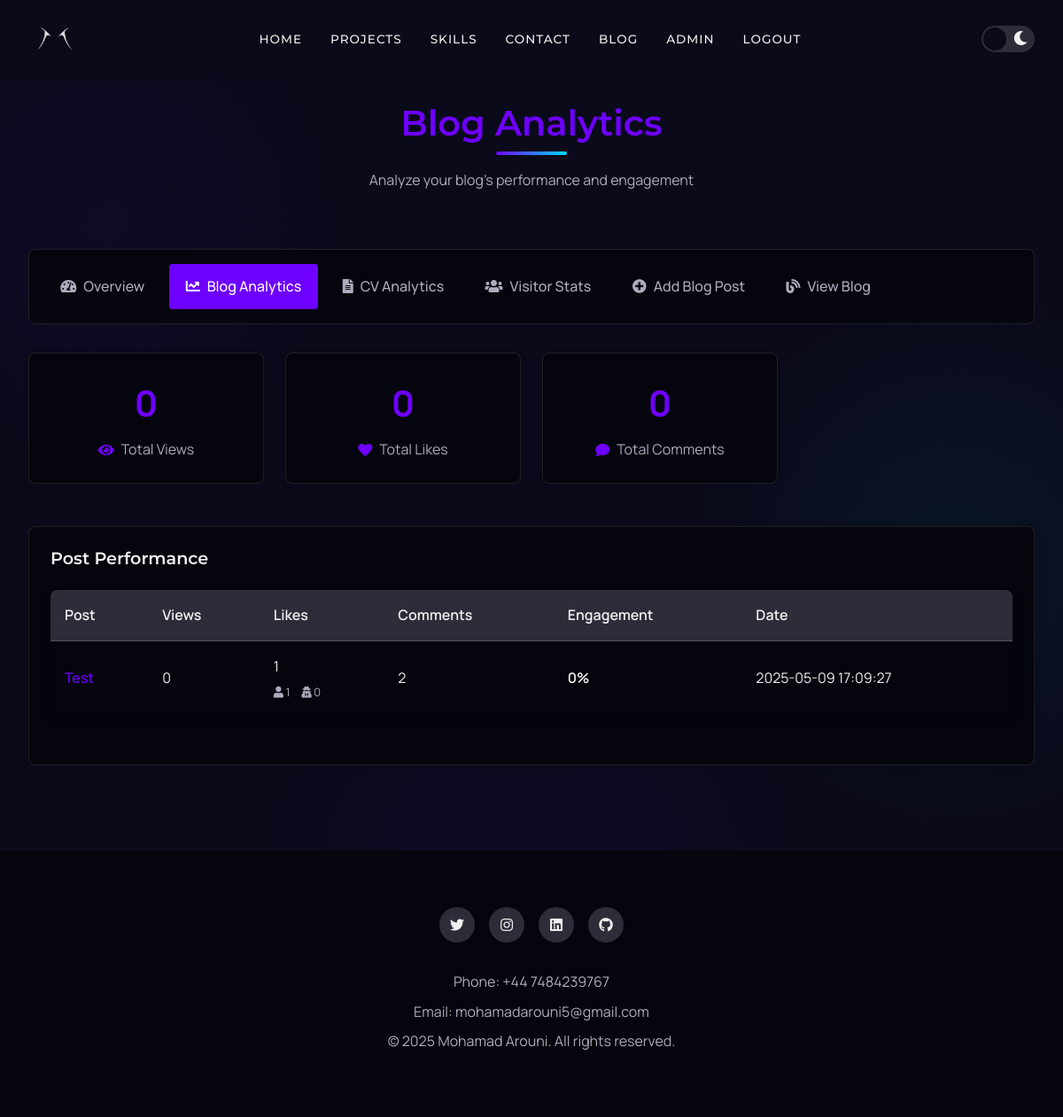
Screenshot of /admin/blog-analytics (signed in) with the database file from the repository.
### tables this page shows
CREATE TABLE posts (
    id INTEGER PRIMARY KEY AUTOINCREMENT,
    title TEXT NOT NULL,
    content TEXT NOT NULL,
    user_id INTEGER,
    view_count INTEGER DEFAULT 0,
    created_at TIMESTAMP DEFAULT CURRENT_TIMESTAMP,
    FOREIGN KEY (user_id) REFERENCES users(id) ON DELETE SET NULL
);

### app.py (the view)
@app.route('/admin/blog-analytics')
@login_required
@admin_required
def blog_analytics():
    analytics = Post.get_analytics()
    return render_template('admin/blog_analytics.html', analytics=analytics)

### app.py (called while the page is built)
def login_required(f):
    @wraps(f)
    def decorated_function(*args, **kwargs):
        if 'user_id' not in session:
            return redirect(url_for('login'))
        return f(*args, **kwargs)
    return decorated_function

def admin_required(f):
    @wraps(f)
    def decorated_function(*args, **kwargs):
        if 'role' not in session or session['role'] != 'admin':
            return redirect(url_for('home'))
        return f(*args, **kwargs)
    return decorated_function

@app.before_request
def load_logged_in_user():
    g.user = None
    user_id = session.get('user_id')
    if user_id:
        g.user = User.get_by_id(user_id)
    if not request.path.startswith('/static') and not request.path.startswith('/admin'):
        ip = request.environ.get('HTTP_X_FORWARDED_FOR', request.remote_addr)
        VisitorStat.record_visit(ip, request.path)

@app.context_processor
def inject_current_year():
    return {"current_year": datetime.now().year}

### db_init.py (called while the page is built)
def get_db_connection():
    conn = sqlite3.connect(DB_PATH)
    conn.row_factory = sqlite3.Row
    conn.execute('PRAGMA foreign_keys = ON')
    return conn

### models.py (called while the page is built)
    @staticmethod
    def get_by_id(user_id):
        conn = get_db_connection()
        user = conn.execute('SELECT * FROM users WHERE id = ?', (user_id,)).fetchone()
        conn.close()
        return dict(user) if user else None

### templates/admin/blog_analytics.html (shortened to what this page needs)
{% extends 'admin/base_admin.html' %}
{% set active_page = 'blog_analytics' %}
{% block admin_header %}Blog Analytics{% endblock %}
{% block admin_description %}Analyze your blog's performance and engagement{% endblock %}
{% block admin_content %}
<div class="analytics-content">
    <div class="summary-cards">
        <div class="summary-card">
            <div class="summary-value total-views">
                {% set total_views = 0 %}
                {% for post in analytics %}
                    {% set total_views = total_views + post.view_count %}
                {% endfor %}
                {{ total_views }}
            </div>
            <div class="summary-label">
                <i class="fas fa-eye"></i> Total Views
            </div>
        </div>
        <div class="summary-card">
            <div class="summary-value total-likes">
                {% set total_likes = 0 %}
                {% for post in analytics %}
                    {% set total_likes = total_likes + post.total_likes %}
                {% endfor %}
                {{ total_likes }}
            </div>
            <div class="summary-label">
                <i class="fas fa-heart"></i> Total Likes
            </div>
        </div>
        <div class="summary-card">
            <div class="summary-value total-comments">
                {% set total_comments = 0 %}
                {% for post in analytics %}
                    {% set total_comments = total_comments + post.comment_count %}
                {% endfor %}
                {{ total_comments }}
            </div>
            <div class="summary-label">
                <i class="fas fa-comment"></i> Total Comments
            </div>
        </div>
    </div>
    <div class="analytics-table-container">
        <h3>Post Performance</h3>
        <table class="analytics-table">
            <thead>
                <tr>
                    <th>Post</th>
                    <th>Views</th>
                    <th>Likes</th>
                    <th>Comments</th>
                    <th>Engagement</th>
                    <th>Date</th>
                </tr>
            </thead>
            <tbody>
                {% for post in analytics %}
                <tr>
                    <td class="post-title">
                        <a href="{{ url_for('view_post', post_id=post.id) }}" target="_blank">
                            {{ post.title }}
                        </a>
                    </td>
                    <td>{{ post.view_count }}</td>
                    <td>
                        {{ post.total_likes }}
                        <div class="like-breakdown">
                            <span><i class="fas fa-user"></i> {{ post.registered_likes }}</span>
                            <span><i class="fas fa-user-secret"></i> {{ post.anonymous_likes }}</span>
                        </div>
                    </td>
                    <td>{{ post.comment_count }}</td>
                    <td class="engagement-rate">
                        {% if post.view_count > 0 %}
                            {% set engagement = ((post.total_likes + post.comment_count) / post.view_count * 100) | round(1) %}
                            {{ engagement }}%
                        {% else %}
                            0%
                        {% endif %}
                    </td>
                    <td>{{ post.created_at }}</td>
                </tr>
                {% endfor %}
            </tbody>
        </table>
    </div>
</div>
{% endblock %}

### static/css/main.css (style rules this page uses)
:root { --primary: #6e00ff; --primary-dark: #5200bd; --primary-light: #8b40ff; --secondary: #00e0ff; --secondary-dark: #00b2cc; --secondary-light: #40e9ff; --dark: #0a0a1a; --darker: #05050d; --light: #f0f0f0; --mid: #acacbe; --gray: #2d2d3a; --success: #00e676; --warning: #ff9100; --error: #ff3d71; --gradient-primary: linear-gradient(135deg, var(--primary), var(--secondary)); --gradient-dark: linear-gradient(135deg, var(--dark), var(--gray)); --gradient-card: linear-gradient(145deg, rgba(255,255,255,0.05), rgba(0,0,0,0.1)); --font-primary: 'Manrope', sans-serif; --font-secondary: 'Montserrat', sans-serif; --font-accent: 'Playfair Display', serif; --shadow-small: 0 2px 8px rgba(0, 0, 0, 0.15); --shadow-medium: 0 4px 16px rgba(0, 0, 0, 0.2); --shadow-large: 0 8px 32px rgba(0, 0, 0, 0.25); --shadow-neon: 0 0 10px rgba(110, 0, 255, 0.6), 0 0 20px rgba(110, 0, 255, 0.3); --shadow-neon-secondary: 0 0 10px rgba(0, 224, 255, 0.6), 0 0 20px rgba(0, 224, 255, 0.3); --spacing-xs: 0.25rem; --spacing-sm: 0.5rem; --spacing-md: 1rem; --spacing-lg: 2rem; --spacing-xl: 4rem; --radius-sm: 4px; --radius-md: 8px; --radius-lg: 16px; --radius-round: 50%; --transition-fast: 0.2s ease; --transition-medium: 0.3s ease; --transition-slow: 0.5s ease; --z-negative: -1; --z-normal: 1; --z-tooltips: 10; --z-fixed: 100; --z-modal: 1000; }
body { --bg-primary: var(--dark); --bg-secondary: var(--darker); --bg-element: var(--gray); --text-primary: var(--light); --text-secondary: var(--mid); --border-color: rgba(255, 255, 255, 0.1); background-color: var(--bg-primary); color: var(--text-primary); }
*, *::before, *::after { margin: 0; padding: 0; box-sizing: border-box; }
html { font-size: 16px; scroll-behavior: smooth; overflow-x: hidden; }
body { font-family: var(--font-primary); line-height: 1.6; min-height: 100vh; overflow-x: hidden; background-color: var(--bg-primary); background-image: radial-gradient(circle at 10% 20%, rgba(110, 0, 255, 0.05) 0%, transparent 20%), radial-gradient(circle at 90% 50%, rgba(0, 224, 255, 0.05) 0%, transparent 25%), radial-gradient(circle at 50% 80%, rgba(110, 0, 255, 0.05) 0%, transparent 30%); transition: background-color var(--transition-medium); }
h1, h2, h3, h4, h5, h6 { font-family: var(--font-secondary); line-height: 1.2; font-weight: 600; margin-bottom: var(--spacing-md); }
h3 { font-size: 1.75rem; }
a { color: var(--primary-light); text-decoration: none; transition: color var(--transition-fast); }

### static/css/admin.css (style rules this page uses)
.data-table, .analytics-table { width: 100%; border-collapse: collapse; margin-bottom: 2rem; background: var(--bg-secondary); border-radius: var(--radius-md); overflow: hidden; box-shadow: var(--shadow-small); }
.data-table th, .data-table td, .analytics-table th, .analytics-table td { padding: 1rem; text-align: left; border-bottom: 1px solid var(--border-color); }
.data-table th, .analytics-table th { background: var(--bg-element); color: var(--text-primary); font-weight: 600; }
.data-table tr:last-child td, .analytics-table tr:last-child td { border-bottom: none; }
.data-table tbody tr, .analytics-table tbody tr { transition: background var(--transition-fast); }
.analytics-content { display: flex; flex-direction: column; gap: 2rem; }
.analytics-table-container { background: var(--bg-secondary); border-radius: var(--radius-md); border: 1px solid var(--border-color); padding: 1.5rem; margin-bottom: 2rem; box-shadow: var(--shadow-small); }
.analytics-table-container h3 { margin-top: 0; margin-bottom: 1.5rem; font-size: 1.2rem; }
.summary-cards { display: grid; grid-template-columns: repeat(auto-fill, minmax(250px, 1fr)); gap: 1.5rem; margin-bottom: 1rem; }
.summary-card { background: var(--bg-secondary); border-radius: var(--radius-md); padding: 1.5rem; text-align: center; border: 1px solid var(--border-color); box-shadow: var(--shadow-small); transition: transform var(--transition-medium), box-shadow var(--transition-medium); }
.summary-value { font-size: 2.5rem; font-weight: 700; color: var(--primary); margin-bottom: 0.5rem; }
.summary-label { color: var(--text-secondary); font-size: 1rem; display: flex; align-items: center; justify-content: center; gap: 0.5rem; }
.summary-label i { color: var(--primary); }
.post-title { font-weight: 500; }
.post-title a { color: var(--primary); text-decoration: none; }
.like-breakdown { font-size: 0.8rem; color: var(--text-secondary); margin-top: 0.3rem; display: flex; gap: 0.8rem; }
.engagement-rate { font-weight: 600; }

### rows the page displays
posts: title "Test", view_count "0", total_likes "1", registered_likes "1", anonymous_likes "0", comment_count "2", shows "0%", created_at "2025-05-09 17:09:27"

### other values shown
{{ total_views }} "0"
{{ total_likes }} "0"
{{ total_comments }} "0"
